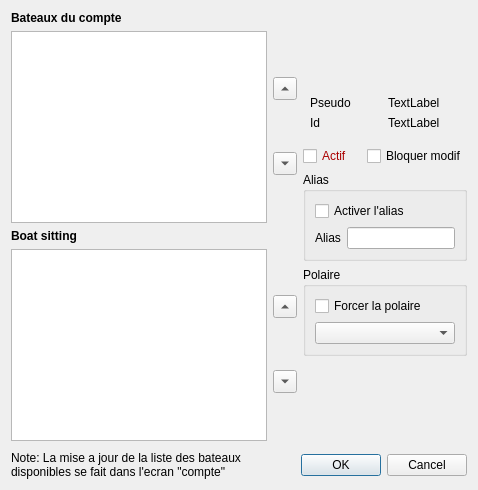
<?xml version="1.0" encoding="UTF-8"?>
<ui version="4.0">
 <class>boatAccount_dialog</class>
 <widget class="QDialog" name="boatAccount_dialog">
  <property name="windowModality">
   <enum>Qt::ApplicationModal</enum>
  </property>
  <property name="windowTitle">
   <string>Boat account</string>
  </property>
  <layout class="QVBoxLayout" name="verticalLayout_4">
   <item>
    <layout class="QHBoxLayout" name="horizontalLayout_4">
     <item>
      <layout class="QVBoxLayout" name="verticalLayout_3">
       <property name="margin">
        <number>0</number>
       </property>
       <item>
        <widget class="QLabel" name="lbl_2">
         <property name="font">
          <font>
           <weight>75</weight>
           <bold>true</bold>
          </font>
         </property>
         <property name="text">
          <string>Bateaux du compte</string>
         </property>
        </widget>
       </item>
       <item>
        <layout class="QHBoxLayout" name="horizontalLayout">
         <item>
          <widget class="QListWidget" name="list_boat">
           <property name="focusPolicy">
            <enum>Qt::StrongFocus</enum>
           </property>
           <property name="editTriggers">
            <set>QAbstractItemView::AllEditTriggers</set>
           </property>
           <property name="selectionMode">
            <enum>QAbstractItemView::SingleSelection</enum>
           </property>
          </widget>
         </item>
         <item>
          <layout class="QVBoxLayout" name="verticalLayout">
           <item>
            <widget class="QToolButton" name="btn_upBoat">
             <property name="sizePolicy">
              <sizepolicy hsizetype="Fixed" vsizetype="Fixed">
               <horstretch>0</horstretch>
               <verstretch>0</verstretch>
              </sizepolicy>
             </property>
             <property name="text">
              <string/>
             </property>
             <property name="arrowType">
              <enum>Qt::UpArrow</enum>
             </property>
            </widget>
           </item>
           <item>
            <widget class="QToolButton" name="btn_downBoat">
             <property name="sizePolicy">
              <sizepolicy hsizetype="Fixed" vsizetype="Fixed">
               <horstretch>0</horstretch>
               <verstretch>0</verstretch>
              </sizepolicy>
             </property>
             <property name="text">
              <string/>
             </property>
             <property name="arrowType">
              <enum>Qt::DownArrow</enum>
             </property>
            </widget>
           </item>
          </layout>
         </item>
        </layout>
       </item>
       <item>
        <widget class="QLabel" name="lbl_1">
         <property name="font">
          <font>
           <weight>75</weight>
           <bold>true</bold>
          </font>
         </property>
         <property name="text">
          <string>Boat sitting</string>
         </property>
        </widget>
       </item>
       <item>
        <layout class="QHBoxLayout" name="horizontalLayout_3">
         <item>
          <widget class="QListWidget" name="list_boatSit">
           <property name="focusPolicy">
            <enum>Qt::StrongFocus</enum>
           </property>
           <property name="editTriggers">
            <set>QAbstractItemView::AllEditTriggers</set>
           </property>
           <property name="selectionMode">
            <enum>QAbstractItemView::SingleSelection</enum>
           </property>
          </widget>
         </item>
         <item>
          <layout class="QVBoxLayout" name="verticalLayout_2">
           <item>
            <widget class="QToolButton" name="btn_upBoatSit">
             <property name="text">
              <string/>
             </property>
             <property name="arrowType">
              <enum>Qt::UpArrow</enum>
             </property>
            </widget>
           </item>
           <item>
            <widget class="QToolButton" name="btn_downBoatSit">
             <property name="text">
              <string/>
             </property>
             <property name="arrowType">
              <enum>Qt::DownArrow</enum>
             </property>
            </widget>
           </item>
          </layout>
         </item>
        </layout>
       </item>
      </layout>
     </item>
     <item>
      <layout class="QVBoxLayout" name="verticalLayout_5">
       <property name="margin">
        <number>0</number>
       </property>
       <item>
        <spacer name="verticalSpacer_8">
         <property name="orientation">
          <enum>Qt::Vertical</enum>
         </property>
         <property name="sizeHint" stdset="0">
          <size>
           <width>0</width>
           <height>0</height>
          </size>
         </property>
        </spacer>
       </item>
       <item>
        <layout class="QGridLayout" name="gridLayout">
         <property name="leftMargin">
          <number>0</number>
         </property>
         <property name="topMargin">
          <number>0</number>
         </property>
         <property name="rightMargin">
          <number>0</number>
         </property>
         <property name="bottomMargin">
          <number>10</number>
         </property>
         <item row="3" column="3">
          <spacer name="horizontalSpacer">
           <property name="orientation">
            <enum>Qt::Horizontal</enum>
           </property>
          </spacer>
         </item>
         <item row="1" column="1">
          <widget class="QLabel" name="xlabel_4">
           <property name="text">
            <string>Pseudo</string>
           </property>
          </widget>
         </item>
         <item row="1" column="2">
          <widget class="QLabel" name="pseudo">
           <property name="text">
            <string>TextLabel</string>
           </property>
          </widget>
         </item>
         <item row="3" column="1">
          <widget class="QLabel" name="xlabel_5">
           <property name="text">
            <string>Id</string>
           </property>
          </widget>
         </item>
         <item row="3" column="2">
          <widget class="QLabel" name="boat_id">
           <property name="text">
            <string>TextLabel</string>
           </property>
          </widget>
         </item>
         <item row="3" column="0">
          <spacer name="horizontalSpacer_2">
           <property name="orientation">
            <enum>Qt::Horizontal</enum>
           </property>
          </spacer>
         </item>
        </layout>
       </item>
       <item>
        <layout class="QHBoxLayout" name="horizontalLayout_2">
         <property name="margin">
          <number>0</number>
         </property>
         <item>
          <widget class="QCheckBox" name="enable_state">
           <property name="palette">
            <palette>
             <active>
              <colorrole role="WindowText">
               <brush brushstyle="SolidPattern">
                <color alpha="255">
                 <red>170</red>
                 <green>0</green>
                 <blue>0</blue>
                </color>
               </brush>
              </colorrole>
             </active>
             <inactive>
              <colorrole role="WindowText">
               <brush brushstyle="SolidPattern">
                <color alpha="255">
                 <red>170</red>
                 <green>0</green>
                 <blue>0</blue>
                </color>
               </brush>
              </colorrole>
             </inactive>
             <disabled>
              <colorrole role="WindowText">
               <brush brushstyle="SolidPattern">
                <color alpha="255">
                 <red>118</red>
                 <green>116</green>
                 <blue>108</blue>
                </color>
               </brush>
              </colorrole>
             </disabled>
            </palette>
           </property>
           <property name="font">
            <font>
             <weight>50</weight>
             <bold>false</bold>
            </font>
           </property>
           <property name="text">
            <string>Actif</string>
           </property>
          </widget>
         </item>
         <item>
          <widget class="QCheckBox" name="lockChange">
           <property name="text">
            <string>Bloquer modif</string>
           </property>
          </widget>
         </item>
        </layout>
       </item>
       <item>
        <widget class="QGroupBox" name="groupBox_2">
         <property name="title">
          <string>Alias</string>
         </property>
         <layout class="QVBoxLayout" name="verticalLayout_7">
          <item>
           <widget class="QCheckBox" name="chk_alias">
            <property name="text">
             <string>Activer l'alias</string>
            </property>
           </widget>
          </item>
          <item>
           <layout class="QHBoxLayout" name="_2">
            <item>
             <widget class="QLabel" name="label_3">
              <property name="text">
               <string>Alias</string>
              </property>
             </widget>
            </item>
            <item>
             <widget class="QLineEdit" name="edit_alias"/>
            </item>
           </layout>
          </item>
         </layout>
        </widget>
       </item>
       <item>
        <widget class="QGroupBox" name="groupBox">
         <property name="title">
          <string>Polaire</string>
         </property>
         <layout class="QVBoxLayout" name="verticalLayout_6">
          <item>
           <widget class="QCheckBox" name="chk_polar">
            <property name="text">
             <string>Forcer la polaire</string>
            </property>
           </widget>
          </item>
          <item>
           <widget class="QComboBox" name="polarList">
            <property name="enabled">
             <bool>true</bool>
            </property>
           </widget>
          </item>
         </layout>
        </widget>
       </item>
       <item>
        <spacer name="verticalSpacer_9">
         <property name="orientation">
          <enum>Qt::Vertical</enum>
         </property>
         <property name="sizeHint" stdset="0">
          <size>
           <width>0</width>
           <height>0</height>
          </size>
         </property>
        </spacer>
       </item>
      </layout>
     </item>
    </layout>
   </item>
   <item>
    <layout class="QHBoxLayout" name="horizontalLayout_5">
     <property name="topMargin">
      <number>4</number>
     </property>
     <item>
      <widget class="QLabel" name="label">
       <property name="sizePolicy">
        <sizepolicy hsizetype="MinimumExpanding" vsizetype="Minimum">
         <horstretch>0</horstretch>
         <verstretch>0</verstretch>
        </sizepolicy>
       </property>
       <property name="text">
        <string>Note: La mise a jour de la liste des bateaux disponibles se fait dans l'ecran &quot;compte&quot;</string>
       </property>
       <property name="wordWrap">
        <bool>true</bool>
       </property>
      </widget>
     </item>
     <item>
      <widget class="QDialogButtonBox" name="buttonBox">
       <property name="orientation">
        <enum>Qt::Horizontal</enum>
       </property>
       <property name="standardButtons">
        <set>QDialogButtonBox::Cancel|QDialogButtonBox::Ok</set>
       </property>
       <property name="centerButtons">
        <bool>false</bool>
       </property>
      </widget>
     </item>
    </layout>
   </item>
  </layout>
 </widget>
 <resources/>
 <connections>
  <connection>
   <sender>chk_polar</sender>
   <signal>stateChanged(int)</signal>
   <receiver>boatAccount_dialog</receiver>
   <slot>chkPolar_changed(int)</slot>
   <hints>
    <hint type="sourcelabel">
     <x>363</x>
     <y>266</y>
    </hint>
    <hint type="destinationlabel">
     <x>486</x>
     <y>177</y>
    </hint>
   </hints>
  </connection>
  <connection>
   <sender>chk_alias</sender>
   <signal>stateChanged(int)</signal>
   <receiver>boatAccount_dialog</receiver>
   <slot>chkAlias_changed(int)</slot>
   <hints>
    <hint type="sourcelabel">
     <x>349</x>
     <y>179</y>
    </hint>
    <hint type="destinationlabel">
     <x>486</x>
     <y>136</y>
    </hint>
   </hints>
  </connection>
  <connection>
   <sender>buttonBox</sender>
   <signal>accepted()</signal>
   <receiver>boatAccount_dialog</receiver>
   <slot>accept()</slot>
   <hints>
    <hint type="sourcelabel">
     <x>369</x>
     <y>351</y>
    </hint>
    <hint type="destinationlabel">
     <x>245</x>
     <y>282</y>
    </hint>
   </hints>
  </connection>
  <connection>
   <sender>buttonBox</sender>
   <signal>rejected()</signal>
   <receiver>boatAccount_dialog</receiver>
   <slot>reject()</slot>
   <hints>
    <hint type="sourcelabel">
     <x>419</x>
     <y>351</y>
    </hint>
    <hint type="destinationlabel">
     <x>276</x>
     <y>286</y>
    </hint>
   </hints>
  </connection>
  <connection>
   <sender>list_boatSit</sender>
   <signal>currentItemChanged(QListWidgetItem*,QListWidgetItem*)</signal>
   <receiver>boatAccount_dialog</receiver>
   <slot>slot_selectItem_boatSit(QListWidgetItem*,QListWidgetItem*)</slot>
   <hints>
    <hint type="sourcelabel">
     <x>110</x>
     <y>259</y>
    </hint>
    <hint type="destinationlabel">
     <x>7</x>
     <y>280</y>
    </hint>
   </hints>
  </connection>
  <connection>
   <sender>btn_downBoat</sender>
   <signal>clicked()</signal>
   <receiver>boatAccount_dialog</receiver>
   <slot>slot_boatDown()</slot>
   <hints>
    <hint type="sourcelabel">
     <x>286</x>
     <y>125</y>
    </hint>
    <hint type="destinationlabel">
     <x>246</x>
     <y>4</y>
    </hint>
   </hints>
  </connection>
  <connection>
   <sender>list_boat</sender>
   <signal>currentItemChanged(QListWidgetItem*,QListWidgetItem*)</signal>
   <receiver>boatAccount_dialog</receiver>
   <slot>slot_selectItem_boat(QListWidgetItem*,QListWidgetItem*)</slot>
   <hints>
    <hint type="sourcelabel">
     <x>93</x>
     <y>134</y>
    </hint>
    <hint type="destinationlabel">
     <x>3</x>
     <y>167</y>
    </hint>
   </hints>
  </connection>
  <connection>
   <sender>btn_upBoatSit</sender>
   <signal>clicked()</signal>
   <receiver>boatAccount_dialog</receiver>
   <slot>slot_boatSitUp()</slot>
   <hints>
    <hint type="sourcelabel">
     <x>284</x>
     <y>225</y>
    </hint>
    <hint type="destinationlabel">
     <x>256</x>
     <y>163</y>
    </hint>
   </hints>
  </connection>
  <connection>
   <sender>btn_upBoat</sender>
   <signal>clicked()</signal>
   <receiver>boatAccount_dialog</receiver>
   <slot>slot_boatUp()</slot>
   <hints>
    <hint type="sourcelabel">
     <x>294</x>
     <y>87</y>
    </hint>
    <hint type="destinationlabel">
     <x>398</x>
     <y>2</y>
    </hint>
   </hints>
  </connection>
  <connection>
   <sender>btn_downBoatSit</sender>
   <signal>clicked()</signal>
   <receiver>boatAccount_dialog</receiver>
   <slot>slot_boatSitDown()</slot>
   <hints>
    <hint type="sourcelabel">
     <x>294</x>
     <y>265</y>
    </hint>
    <hint type="destinationlabel">
     <x>298</x>
     <y>297</y>
    </hint>
   </hints>
  </connection>
 </connections>
 <slots>
  <slot>slot_accHasChanged()</slot>
  <slot>chkPolar_changed(int)</slot>
  <slot>chkAlias_changed(int)</slot>
  <slot>slot_boatUp()</slot>
  <slot>slot_boatDown()</slot>
  <slot>slot_selectItem_boat(QListWidgetItem*,QListWidgetItem*)</slot>
  <slot>slot_selectItem_boatSit(QListWidgetItem*,QListWidgetItem*)</slot>
  <slot>slot_boatSitDown()</slot>
  <slot>slot_boatSitUp()</slot>
 </slots>
</ui>
